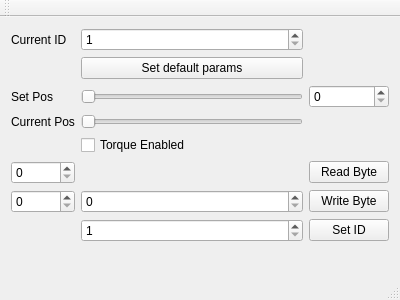
<?xml version="1.0" encoding="UTF-8"?>
<ui version="4.0">
 <class>MainWindow</class>
 <widget class="QMainWindow" name="MainWindow">
  <property name="geometry">
   <rect>
    <x>0</x>
    <y>0</y>
    <width>400</width>
    <height>300</height>
   </rect>
  </property>
  <property name="windowTitle">
   <string>Feetech Servo GUI</string>
  </property>
  <property name="windowIcon">
   <iconset>
    <normalon>:/icons/icons/icon.jpg</normalon>
   </iconset>
  </property>
  <widget class="QWidget" name="centralWidget">
   <layout class="QGridLayout" name="gridLayout">
    <item row="7" column="3">
     <widget class="QPushButton" name="setIDBtn">
      <property name="text">
       <string>Set ID</string>
      </property>
     </widget>
    </item>
    <item row="8" column="1">
     <spacer name="verticalSpacer">
      <property name="orientation">
       <enum>Qt::Vertical</enum>
      </property>
      <property name="sizeHint" stdset="0">
       <size>
        <width>20</width>
        <height>40</height>
       </size>
      </property>
     </spacer>
    </item>
    <item row="2" column="0">
     <widget class="QLabel" name="label">
      <property name="text">
       <string>Set Pos</string>
      </property>
     </widget>
    </item>
    <item row="2" column="1">
     <widget class="QSlider" name="setposSlider">
      <property name="maximum">
       <number>1023</number>
      </property>
      <property name="tracking">
       <bool>false</bool>
      </property>
      <property name="orientation">
       <enum>Qt::Horizontal</enum>
      </property>
     </widget>
    </item>
    <item row="6" column="1">
     <widget class="QSpinBox" name="writeValue">
      <property name="maximum">
       <number>255</number>
      </property>
     </widget>
    </item>
    <item row="3" column="0">
     <widget class="QLabel" name="label_2">
      <property name="text">
       <string>Current Pos</string>
      </property>
     </widget>
    </item>
    <item row="3" column="1">
     <widget class="QSlider" name="currentposSlider">
      <property name="enabled">
       <bool>false</bool>
      </property>
      <property name="minimum">
       <number>-1</number>
      </property>
      <property name="maximum">
       <number>1023</number>
      </property>
      <property name="orientation">
       <enum>Qt::Horizontal</enum>
      </property>
     </widget>
    </item>
    <item row="6" column="0">
     <widget class="QSpinBox" name="writeReg"/>
    </item>
    <item row="5" column="3">
     <widget class="QPushButton" name="readByteBtn">
      <property name="text">
       <string>Read Byte</string>
      </property>
     </widget>
    </item>
    <item row="2" column="3">
     <widget class="QSpinBox" name="setposSpin">
      <property name="maximum">
       <number>1023</number>
      </property>
     </widget>
    </item>
    <item row="5" column="0">
     <widget class="QSpinBox" name="regSpinbox"/>
    </item>
    <item row="4" column="1">
     <widget class="QCheckBox" name="enableTorque">
      <property name="text">
       <string>Torque Enabled</string>
      </property>
     </widget>
    </item>
    <item row="3" column="3">
     <widget class="QLabel" name="labelPos">
      <property name="text">
       <string/>
      </property>
     </widget>
    </item>
    <item row="6" column="3">
     <widget class="QPushButton" name="writeByteBtn">
      <property name="text">
       <string>Write Byte</string>
      </property>
     </widget>
    </item>
    <item row="5" column="1">
     <widget class="QLabel" name="labelReadByte">
      <property name="text">
       <string/>
      </property>
     </widget>
    </item>
    <item row="7" column="1">
     <widget class="QSpinBox" name="setIdEdit">
      <property name="minimum">
       <number>1</number>
      </property>
     </widget>
    </item>
    <item row="0" column="1">
     <widget class="QSpinBox" name="currentID">
      <property name="minimum">
       <number>1</number>
      </property>
     </widget>
    </item>
    <item row="0" column="0">
     <widget class="QLabel" name="label_3">
      <property name="text">
       <string>Current ID</string>
      </property>
     </widget>
    </item>
    <item row="1" column="1">
     <widget class="QPushButton" name="btnDefParams">
      <property name="text">
       <string>Set default params</string>
      </property>
     </widget>
    </item>
   </layout>
  </widget>
  <widget class="QMenuBar" name="menuBar">
   <property name="geometry">
    <rect>
     <x>0</x>
     <y>0</y>
     <width>400</width>
     <height>19</height>
    </rect>
   </property>
  </widget>
  <widget class="QToolBar" name="mainToolBar">
   <attribute name="toolBarArea">
    <enum>TopToolBarArea</enum>
   </attribute>
   <attribute name="toolBarBreak">
    <bool>false</bool>
   </attribute>
  </widget>
  <widget class="QStatusBar" name="statusBar"/>
 </widget>
 <layoutdefault spacing="6" margin="11"/>
 <resources/>
 <connections/>
</ui>
